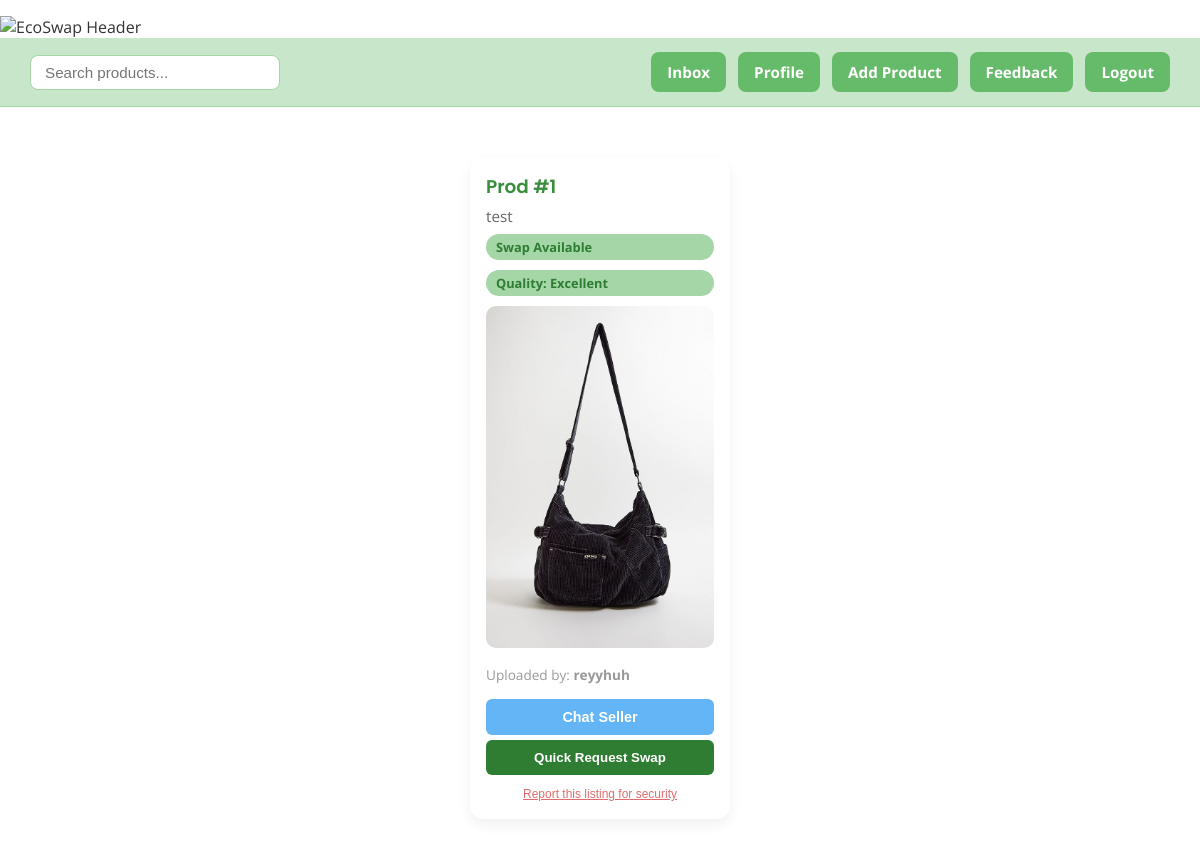
Screenshot of /home (signed in) with the database file from the repository.
### db_models.py (models this page shows, shortened)
class Product(db.Model):
    id = db.Column(db.Integer, primary_key=True)
    title = db.Column(db.String(100), nullable=False)
    description = db.Column(db.Text, nullable=False)
    image_filename = db.Column(db.String(200))
    swap_option = db.Column(db.Boolean, default=False)
    user_id = db.Column(db.Integer, db.ForeignKey('user.id'), nullable=False)
    seller = db.relationship('User', back_populates='products', foreign_keys=[user_id])
    buyer_id = db.Column(db.Integer, db.ForeignKey('user.id', name='fk_buyer_user'), nullable=True)
    buyer = db.relationship('User', backref="swapped items", foreign_keys=[buyer_id], overlaps="swapped items")
    sold = db.Column(db.Boolean, default=False)
    quality_level = db.Column(db.String(50), nullable=False, default='Good')
    requests= db.relationship('Message', backref='product', lazy=True)

class User(db.Model, UserMixin):
    id = db.Column(db.Integer, primary_key=True)
    full_name = db.Column(db.String(150), nullable=False)
    username = db.Column(db.String(50), nullable=False)
    email = db.Column(db.String(100), unique=True, nullable=False)
    password = db.Column(db.String(100), nullable=False)
    is_admin = db.Column(db.Boolean, default=False)
    products = db.relationship('Product',back_populates='seller',foreign_keys='Product.user_id')
    swapped_items = db.relationship('Product',foreign_keys='Product.buyer_id')
    sent_messages = db.relationship('Message', foreign_keys='Message.sender_id', backref='sender', lazy=True)
    received_messages = db.relationship('Message', foreign_keys='Message.receiver_id', backref='receiver', lazy=True)

### app.py (the view)
@app.route('/home')
@login_required
def home():
    products = Product.query.filter_by(sold=False).all() # Only show unsold products
    return render_template('home.html', products=products)

### app.py (called while the page is built)
@login_manager.user_loader
def load_user(user_id):
    return User.query.get(int(user_id))

@app.context_processor
def inject_notifications():
    if current_user.is_authenticated:
        unread_msg_count = Message.query.filter_by(receiver_id=current_user.id).count()
        swap_req_count = db.session.query(Message).join(Product).filter(
            Product.user_id == current_user.id,
            Message.product_id != None
        ).count()
        return dict(unread_count=unread_msg_count, swap_count=swap_req_count)
    return dict(unread_count=0, swap_count=0)

### templates/home.html (shortened to what this page needs)
<!DOCTYPE html>
<html lang="en">
<head>
</head>
<body>
    <div class="site-header">
        <img src="{{ url_for('static', filename='uploads/swopsy.png') }}" alt="EcoSwap Header">
    </div>
    <div class="top-nav">
        <form class="search-form" action="{{ url_for('search') }}" method="GET">
            <input class="search-bar" type="text" name="search" placeholder="Search products..." />
        </form>
        <div class="nav-buttons">
            <div class="nav-link-wrapper">
                <a href="{{ url_for('inbox') }}">Inbox</a>
            </div>
            <div class="nav-link-wrapper">
                <a href="{{ url_for('profile') }}">Profile</a>
            </div>
            <a href="{{ url_for('add_product') }}">Add Product</a>
            <a href="{{ url_for('feedback') }}">Feedback</a>
            <a href="{{ url_for('logout') }}">Logout</a>
        </div>
    </div>
    <div class="flash-messages">
    </div>
    <div class="product-list">
        {% if products %}
            {% for product in products %}
                <div class="product-card">
                    <div class="product-title">{{ product.title }}</div>
                    <div class="product-description">{{ product.description }}</div>
                    {% if product.swap_option %}
                    <div class="swap-badge">Swap Available</div>
                    {% endif %}
                    {% if product.quality_level %}
                    <div class="quality-badge">Quality: {{ product.quality_level }}</div>
                    {% endif %}
                    {% if product.image_filename %}
                        <div class="product-image" style="position: relative;">
                            <img src="{{ url_for('static', filename='uploads/' ~ product.image_filename) }}" alt="{{ product.title }}">
                        </div>
                    {% endif %}
                    <div class="uploader">
                        Uploaded by: <strong>{{ product.seller.username }}</strong>
                    </div>
                    {% if product.seller.id != current_user.id %}
                        {% if not product.sold %}
                            <a href="{{ url_for('chat', receiver_id=product.seller.id) }}" style="text-decoration: none;">
                                <button class="chat-btn">Chat Seller</button>
                            </a>
                            <form action="{{ url_for('send_swap_request', product_id=product.id) }}" method="POST" style="margin-top: 5px;">
                                <button type="submit" style="background-color: #2e7d32; color: white; border: none; padding: 10px; border-radius: 6px; width: 100%; font-weight: bold; cursor: pointer;">
                                    Quick Request Swap
                                </button>
                            </form>
                            <form id="report-form-{{ product.id }}" action="{{ url_for('report_product', product_id=product.id) }}" method="POST">
                                <button type="button" class="report-link" data-id="{{ product.id }}" onclick="handleReport(this)">
                                    Report this listing for security
                                </button>
                            </form>
                        {% else %}
                            <button class="sold-text" disabled>This item has been swapped</button>
                        {% endif %}
                    {% else %}
                        <div style="text-align: center; color: #66bb6a; font-size: 0.85rem; font-weight: bold; margin-top: 10px;">
                            (Your Listing)
                        </div>
                    {% endif %}
                </div>
            {% endfor %}
        {% else %}
            <p class="no-products">No products yet. Go add one!</p>
        {% endif %}
    </div>
</body>
</html>

### rows the page displays
Product: title "Prod #1", description "test", swap_option "Swap Available", quality_level "Excellent", image_filename (picture), seller.username "reyyhuh"
